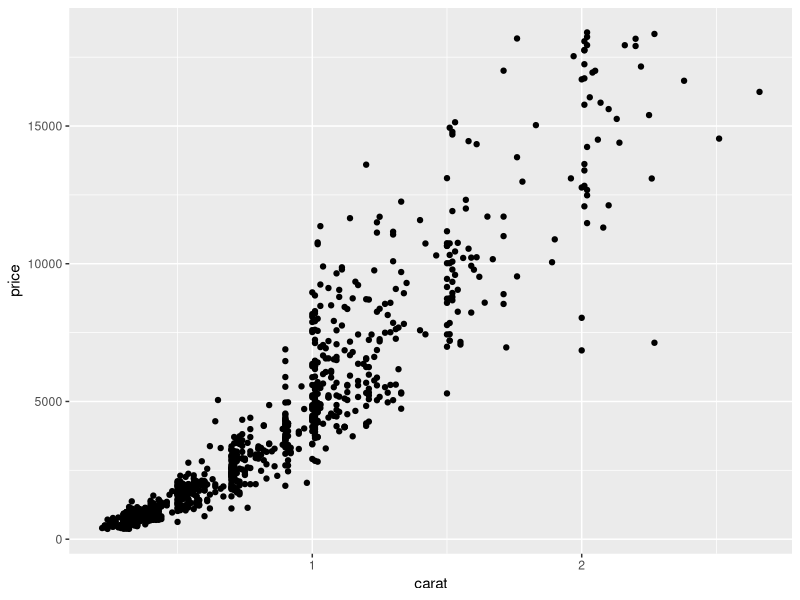
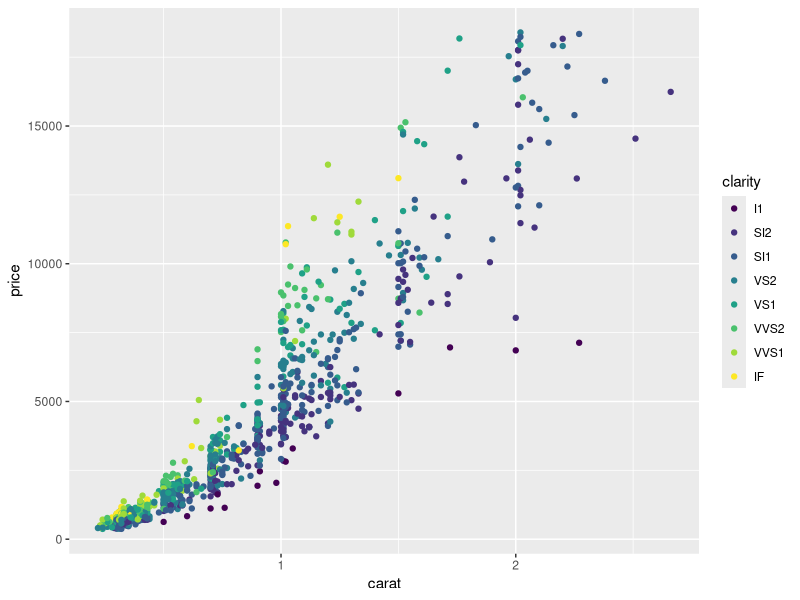
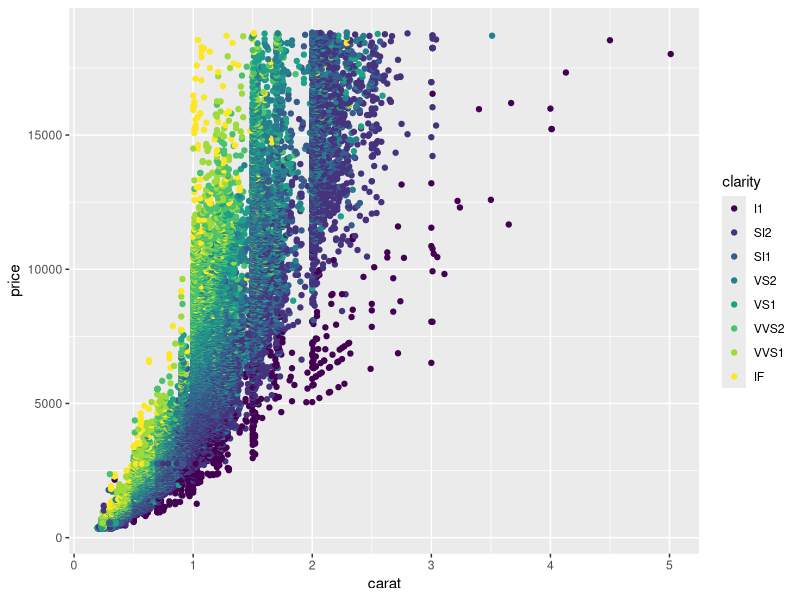
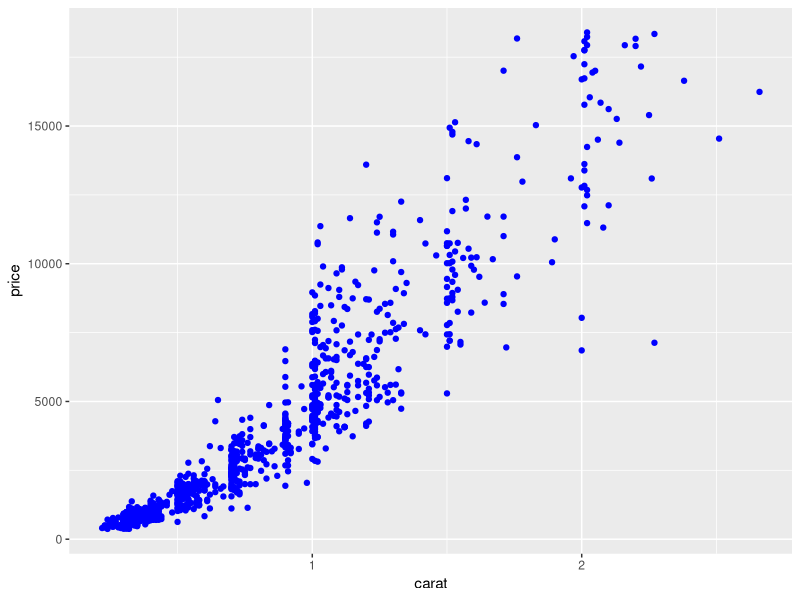
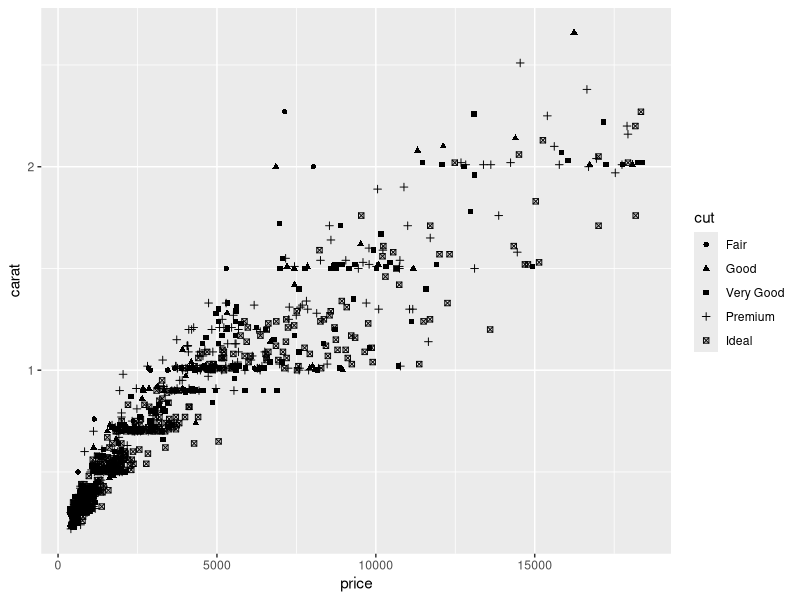
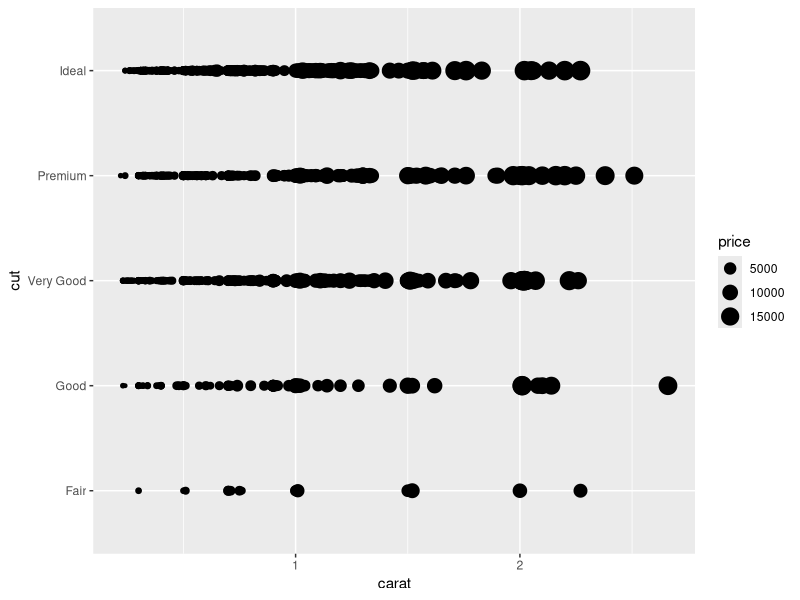
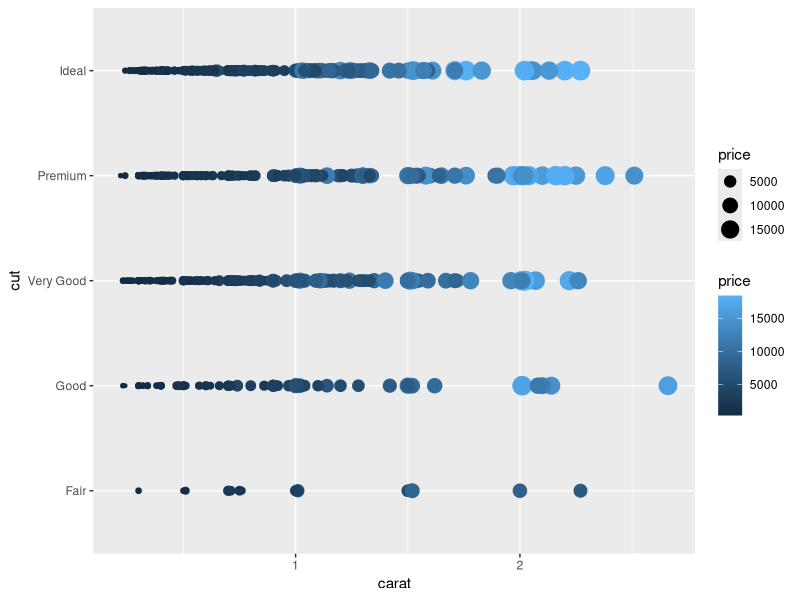
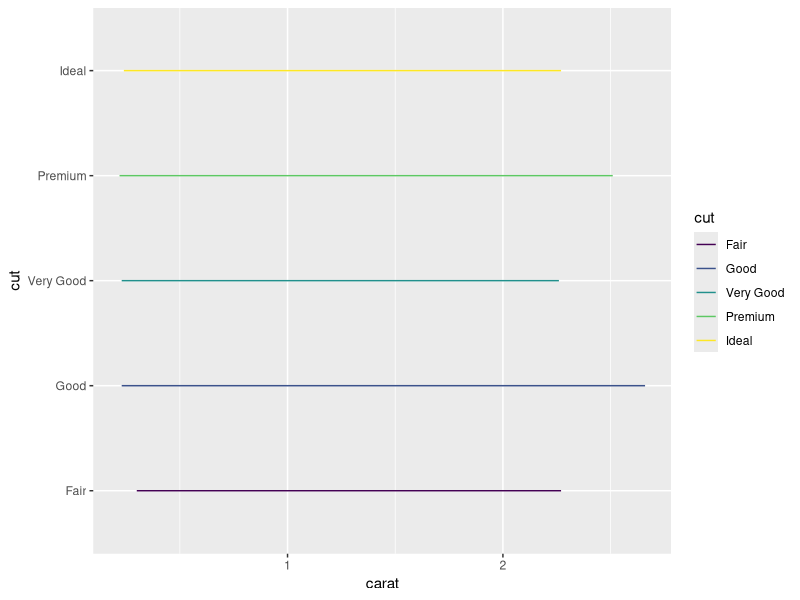

These charts were generated, in order, by the following R code:
# Exercise 1: ggplot2 basics

# Install and load the `ggplot2` package
# You will also want to load `dplyr`
library("ggplot2")
library("dplyr")

# For this exercise you'll be working with the `diamonds` data set included in 
# the ggplot2 library
# Use `?diamonds` to get more information about this data set (including the 
# column descriptions. Also check the _column names_ and the _number of rows_ 
# in the data set
nrow(diamonds)

# This data set has A LOT of rows. To make things a bit more readable, 
# use dplyr's `sample_n()` function to get a random 1000 rows from the data set
# Store this sample in a variable `diamonds_sample`
diamonds_sample <- sample_n(diamonds, 1000)

# Start by making a new `ggplot` with the `diamonds_sample` as the data (no 
# geometry yet)
# What do you see? (What did you expect?)

# Draw a scatter plot (with point geometry) with for the `diamonds_sample` set, 
# with the `carat` mapped to the x-position and `price` mapped to the y-position.
ggplot(data = diamonds_sample) + geom_point(mapping = aes(x = carat, y = price))


# Draw the same plot as above, but color each of the points based on their 
# clarity.
ggplot(data = diamonds_sample) + geom_point(mapping = aes(x = carat, y = price, color = clarity))


# Draw the same plot as above, but for the entire `diamonds` data set. Note this
# may take a few seconds to generate.

ggplot(data = diamonds) + geom_point(mapping = aes(x = carat, y = price, color = clarity))

# Draw another scatter plot for `diamonds_sample` of price (y) by carat (x),
# but with all of the dots colored "blue".
# Hint: you'll need to set the color channel, not map a value to it!
ggplot(data = diamonds_sample) + geom_point(mapping = aes(y = price, x = carat), color = "blue")

# Draw a scatter plot for `diamonds_sample` of `price` by `carat`, where each
# point has an aesthetic _shape_ based on the diamond's `cut`.

ggplot(data = diamonds_sample) + geom_point(mapping = aes(y = carat, x = price, shape = cut))

# Draw a scatter plot for `diamonds_sample` of *`cut`* by `carat`, where each
# point has an aesthetic _size_ based on the diamond's *`price`*

ggplot(data = diamonds_sample) + geom_point(mapping = aes(y = cut, x = carat, size = price))

# Try coloring the above plot based on the diamond's price!

ggplot(data = diamonds_sample) + geom_point(mapping = aes(y = cut, x = carat, size = price,  color = price))

# Draw a line plot (with line geometry) for `diamonds_sample`. The x-position 
# should be mapped to carat, y-position to price, and color to cut.
ggplot(data = diamonds_sample) + geom_line(mapping = aes(y = cut, x = carat, color = cut))


# That's kind of messy. Try using `smooth` geometry instead.
ggplot(data = diamonds_sample) + geom_smooth(mapping = aes(y = cut, x = carat, color = cut))


# Draw a plot with column geometry (a bar chart), mapping the diamond's `cut` to 
# the x-axis and `price` to the y-axis. Note that by default, column geometry 
# will us the "sum" of all of the y-values, so that the chart is actually of the
# TOTAL value of all of the diamonds of that cut!

ggplot(data=diamonds_sample) + geom_col(mapping = aes(x = cut, y = price))
# Add an aesthetic property that will _fill_ each bar geometry based on the 
# `clarity` of the diamonds. 
# What kind of chart do you get?

ggplot(data=diamonds_sample) + geom_col(mapping = aes(x = cut, y = price, fill = clarity))


# Draw a plot of the `diamonds_sample` data (price by carat), with both points 
# for each diamond AND smoothed lines for each cut (hint: in a separate color)
# Give the points an `alpha` (transparency) of 0.3 to make the plot look nicer


## Bonus
# Draw a column chart of average diamond prices by clarity, and include 
# "error bars" marking the standard error of each measurement.
#
# You can calculate standard error as the _standard deviation_ divided by the 
# square root of the number of measurements (prices)

# Start by creating a data frame `clarity_summary` that includes summarized data 
# for each clarity group. Your summary data should include the mean price and the
# standard error of the price.


# Then draw the plot. The error bars should stretch from the mean-error to the 
# mean+error.

